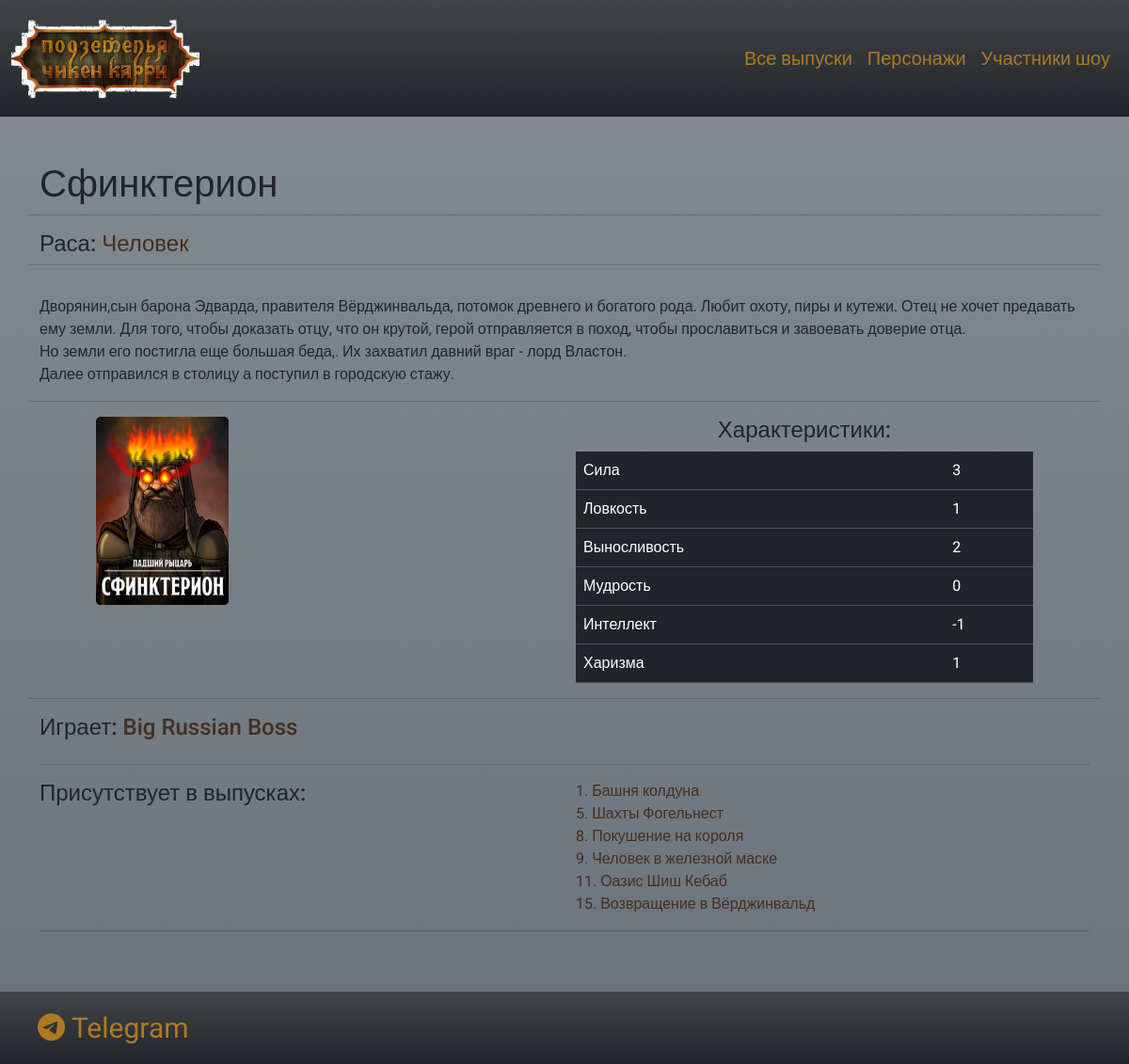
Before: /personages/1/ with the older database file.
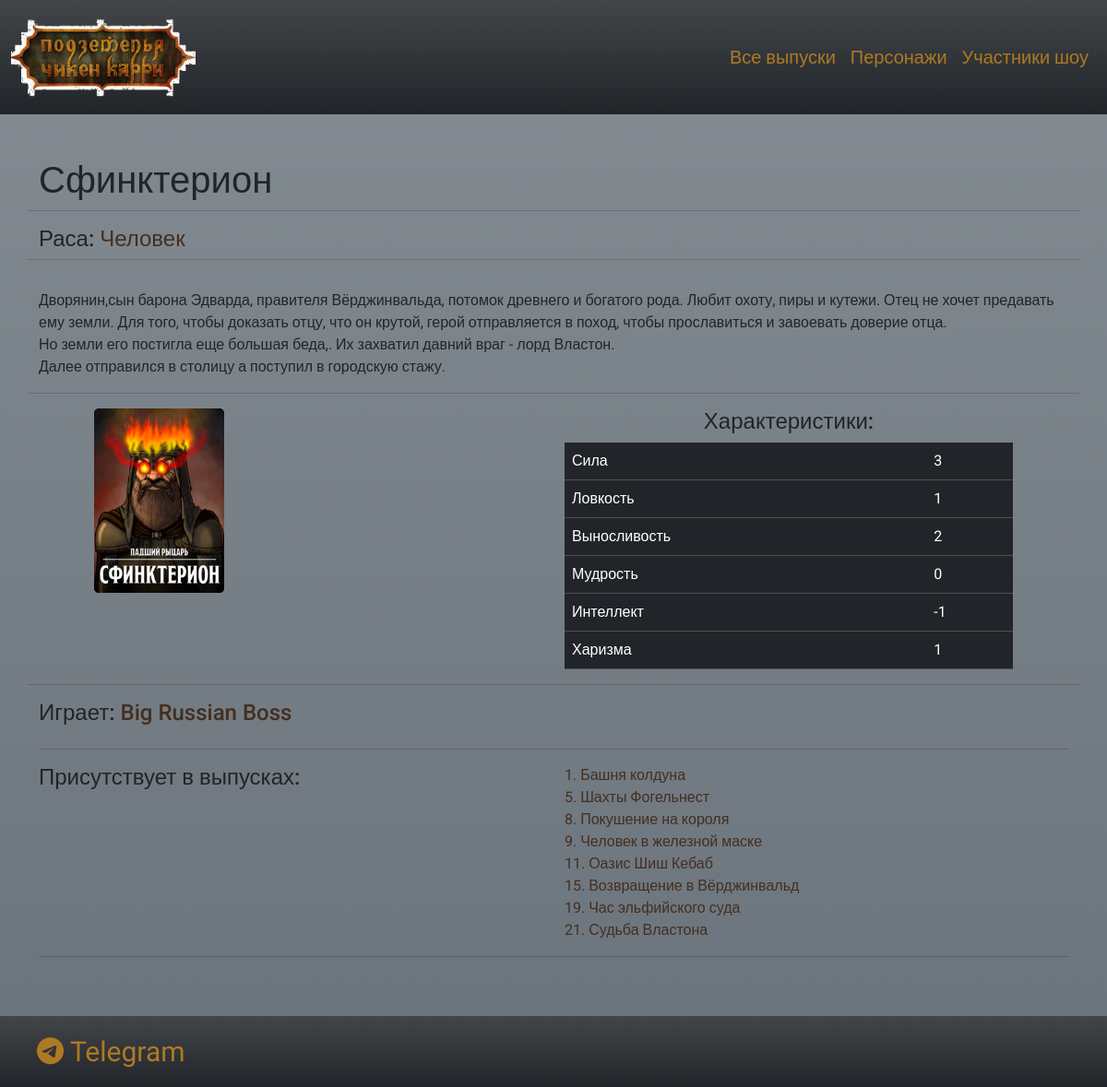
After: the same page with the newer database file.
### mysite/models.py (models this page shows, shortened)
class Release(models.Model):
    number = models.IntegerField(blank=False, verbose_name='Номер выпуска')
    title = models.CharField(max_length=50, blank=False, verbose_name='Название выпуска')
    annotation = models.TextField(blank=True, verbose_name='Аннотация')
    gamers = models.ManyToManyField('Gamer', verbose_name='Игроки')
    personages = models.ManyToManyField('Personage', verbose_name='Персонажи')
    line = models.ForeignKey('Storyline', blank=True, null=True, on_delete=models.CASCADE,
                             verbose_name='Сюжетная линия')
    url = models.URLField(max_length=150, blank=False, verbose_name='Ссылка')
    image = models.ImageField(upload_to='releases', blank=True, null=True, verbose_name='Афиша')
    def display_gamers(self):
        return ", ".join([gamer.name for gamer in self.gamers.all()])
    def display_personages(self):
        return ", ".join([personage.name for personage in self.personages.all()])
    display_gamers.short_description = 'Игроки'
    display_personages.short_description = 'Персонажи'

### mysite/views.py (the view)
# urls.py: path('personages/<int:pk>/', PersonageDetailView.as_view(), name='personage_detail'),
class PersonageDetailView(DetailView):
    model = Personage
    template_name = 'personage_detail.html'
    def get_context_data(self, **kwargs):
        context = super().get_context_data(**kwargs)
        personage_id = self.kwargs.get('pk')
        context["releases"] = Release.objects.filter(personages__pk=personage_id).order_by('number')
        return context

### mysite/models.py (called while the page is built)
    def __str__(self):
        return self.name

    def __str__(self):
        return self.name

### mysite/templates/personage_detail.html (shortened to what this page needs)
{% extends 'base.html' %}
{% load static %}
{% block content %}
<div class="container content">
    <div class="row row-cols-1">
        <div class="col">
            <h1>{{object.name}}</h1>
        </div>
        <hr>
        <div class="col">
            <h4>Раса: <a class="text-decoration-none"  href="/personages_filter/{{object.race.pk}}">{{object.race}}</a></h4>
        </div>
        <hr>
        <div class="col">
            <p>{{object.description|linebreaks}}</p>
        </div>
        <hr>
        <div class="col">
            <div class="row row-cols-sm-2 row-cols-1  mx-5">
                <div class="col">
                    <img src="{{ object.image.url }}" class="" alt="{{ object.name }}">
                </div>
                <div class="col ">
                    <div class="text-center"><h4>Характеристики: </h4></div>
                    <table class="table table-dark">
                        <tr>
                            <td>Сила</td>
                            <td>{{object.power}}</td>
                        </tr>
                        <tr>
                            <td>Ловкость</td>
                            <td>{{object.dexterity}}</td>
                        </tr>
                        <tr>
                            <td>Выносливость</td>
                            <td>{{object.endurance}}</td>
                        </tr>
                        <tr>
                            <td>Мудрость</td>
                            <td>{{object.wisdom}}</td>
                        </tr>
                        <tr>
                            <td>Интеллект</td>
                            <td>{{object.intellect}}</td>
                        </tr>
                        <tr>
                            <td>Харизма</td>
                            <td>{{object.charisma}}</td>
                        </tr>
                    </table>
                </div>
            </div>
        </div>
        <hr>
        <div class="col">
            <h4>Играет: <a class="text-decoration-none" href="/gamers/{{ object.gamer.pk }}">{{object.gamer}}</a></h4>
        </div>
    </div>
    <hr>
    <div class="col">
        <div class="row row-cols-sm-2 row-cols-1">
            <div class="col">
                <h4> Присутствует в выпусках: </h4>
            </div>
            <div class="col">
                {% for release in releases %}
                <div class="col">
                    <a class="text-decoration-none" href="/releases/{{release.pk}}">{{release.number}}. {{release.title}}</a>
                </div>
                {% endfor %}
            </div>
        </div>
    </div>
    <hr>
</div>
{% endblock %}

Changed rows visible on the page:
added Release: number "19", title "Час эльфийского суда"
added Release: number "21", title "Судьба Властона"
